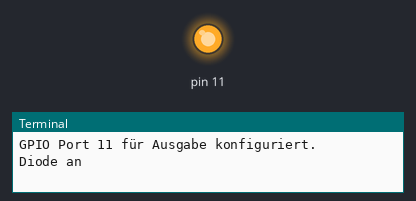
Bench run of a program on a simulated Raspberry Pi (header pin numbers). Shown: output pins drawn as LEDs (lit = HIGH), the last lines printed to the terminal.

Above: at 1.0 s.
At 3.0 s:
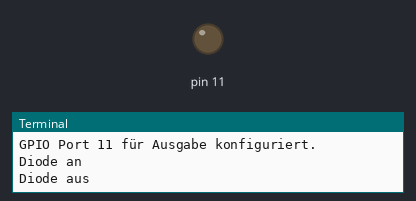
Timing chart, 0 to 5.2 s (numbered marks = the images above):
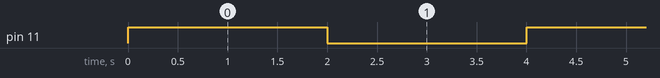

The program:

diodentest.py
```python
#!/usr/bin/python3
import RPi.GPIO as GPIO
import time

GPIO.setmode(GPIO.BOARD)
GPIO.setup(11, GPIO.OUT)
print ("GPIO Port 11 für Ausgabe konfiguriert.")

done = False
while not done:
	print ("Diode an")
	GPIO.output(11, GPIO.HIGH)
	try:
		time.sleep(2)
	except KeyboardInterrupt:
		done = True
		break

	print ("Diode aus")
	GPIO.output(11, GPIO.LOW)
	try:
		time.sleep(2)
	except KeyboardInterrupt:
		done = True;


print ("GPIO zurücksetzen.")
GPIO.cleanup()
```

Measured:
- by itself, pin 11: alternates HIGH for 2.0 s and LOW for 2.0 s
